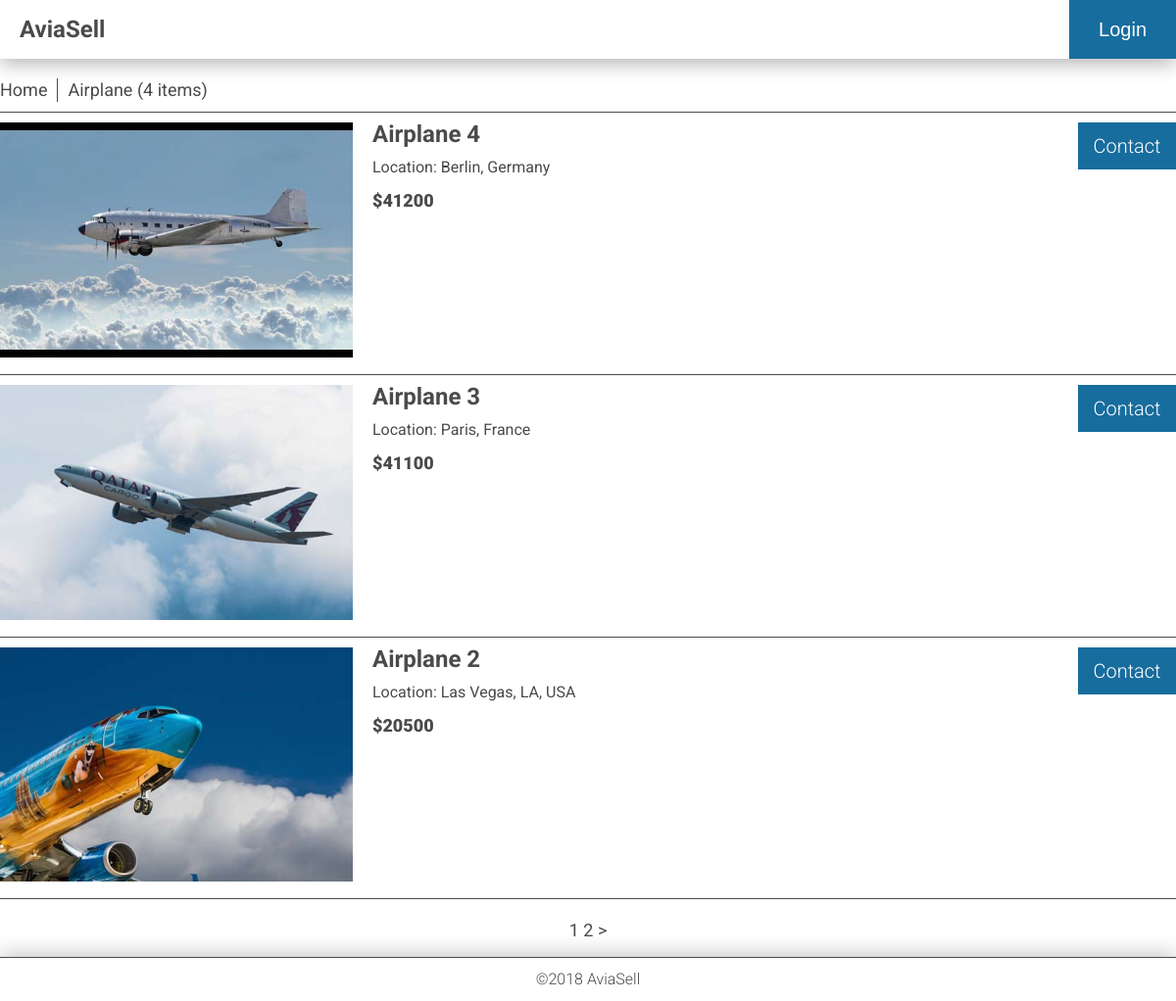
/category/airplane/, run on the app's committed database.
### app/database_setup.py (models this page shows, shortened)
class Category(Base):
    __tablename__ = 'category'
    id = Column(Integer, primary_key=True)
    name = Column(String(250), nullable=False)
    picture = Column(String(250))
    description = Column(String(250))
    slug = Column(String(30), unique=True)

class User(Base):
    __tablename__ = 'user'
    id = Column(Integer, primary_key=True)
    name = Column(String(250), nullable=False)
    email = Column(String(250), nullable=False)
    picture = Column(String(250))

class CategoryItem(Base):
    __tablename__ = 'category_item'
    id = Column(Integer, primary_key=True)
    title = Column(String(80), nullable=False)
    description = Column(Text(), nullable=False)
    location = Column(String(250), nullable=False)
    picture = Column(String(250), nullable=False)
    price = Column(String(32), nullable=False)
    created_date = Column(DateTime, default=datetime.datetime.utcnow)
    category_id = Column(Integer, ForeignKey('category.id'))
    category = relationship(Category)
    user_id = Column(Integer, ForeignKey('user.id'))
    user = relationship(User)

### app/views/category.py (the view)
@webapp.route('/category/<string:category_slug>/', defaults={'page': 1})
@webapp.route('/category/<string:category_slug>/<int:page>')
def getCategoryPage(category_slug, page):
    login_session = AuthController.getSessionData()
    data = ItemController.getPageItems(category_slug, page)
    if not data:
      message = '404 - Category Not Found'
      return render_template('error.html', message=message), 404
    return render_template('category.html',
                           category_slug=category_slug,
                           items=data['items'],
                           category_name=data['category_name'],
                           pages=data['pageCount'],
                           current_page=page,
                           total_items=data['totalItems'],
                           session=login_session)

### app/controllers/authcontroller.py (called while the page is built)
    def getSessionData():
        return login_session

### app/controllers/itemcontroller.py (called while the page is built)
    def getPageItems(category_slug, page):
        try:
            limitPerPage = int(webapp.config['ITEMS_PER_PAGE'])
            result = {}
            category = CategoryModel.getCategoryBySlug(category_slug)
            result['category_name'] = category.name
            totalItems = ItemModel.itemsInCategoryCount(category.id)
            result['totalItems'] = totalItems
            pageCount = math.ceil(totalItems / limitPerPage)
            result['pageCount'] = pageCount
            result['items'] = []
            items = ItemModel.getItemPage(category.id, page, limitPerPage)
            for item in items:
                result['items'].append(
                    (item, UserModel.getUserEmail(item.user_id)))
            return result
        except:
            return False

### app/models/categorymodel.py (called while the page is built)
    def getCategoryBySlug(categorySlug):
        result = session.query(Category).filter_by(slug=categorySlug).one()
        return result

### app/models/itemmodel.py (called while the page is built)
    def getItemPage(category_id, offset, limit):
        if offset == 1:
            offset = 0
        else:
            offset = (offset - 1) * limit
        result = session.query(CategoryItem)\
            .filter_by(category_id=category_id)\
            .order_by(CategoryItem.created_date.desc())\
            .offset(offset)\
            .limit(limit)\
            .all()
        return result

    def itemsInCategoryCount(category_id):
        result = session.query(CategoryItem)\
                        .filter_by(category_id=category_id)\
                        .count()
        return result

### app/models/usermodel.py (called while the page is built)
    def getUserEmail(uid):
        result = session.query(User).filter_by(id=uid).one()
        return result.email

### app/templates/category.html (shortened to what this page needs)
{% extends "base.html" %}
{% block content %}
<div class="container">
    <nav>
        <ul>
            <li>
                <a href="{{ url_for('mainIndex') }}">
                    Home
                </a>
            </li>
            <li>
                {{category_name}}
                ({{total_items}}
                    {% if total_items == 1%}
                    item)
                    {% else %}
                    items)
                    {% endif %}
            </li>
        </ul>
    </nav>
    <ul class="itemsList">
        {% for item, email in items %}
        <li class="item">
            <a href="{{ url_for('readItem', category_slug = category_slug, item_id = item.id, item_name = item.title) }}">
                {% if item.picture %}
                    <img src="{{ url_for('uploaded_file', filename = item.picture) }}"
                         alt="{{ item.title }}">
                    </a>
                {% else %}
                    <img src="{{ url_for('static', filename='images/not-available.svg') }}"
                         alt="Picture is not available">
                    </a>
                {% endif %}
            <div class="itemInfo">
                <h2>
                    <a href="{{ url_for('readItem', category_slug = category_slug, item_id = item.id, item_name = item.title) }}">
                        {{ item.title }}
                    </a>
                </h2>
                <div class="location">
                    Location: {{ item.location }}
                </div>
                <div class="price">
                    {{ item.price }}
                </div>
            </div>
            {% if 'username' in session %}
                <div class="buttons">
                    {% if session['user_id'] == item.user_id %}
                            <div class="button edit">
                                <a href="edit">
                                    Edit
                                </a>
                            </div>
                            <div class="button delete">
                                <a href="{{ url_for('deleteItem', item_id=item.id) }}">
                                    Delete
                                </a>
                            </div>
                    {% else %}
                        <div class="button buy">
                            <a href="mailto:{{ email }}">
                                Contact
                            </a>
                        </div>
                    {% endif %}
                </div>
            {% else %}
                <div class="buttons">
                    <div class="button buy">
                        <a href="{{ url_for('login') }}" onclick="alert('Please login to contact the owner');">
                            Contact
                        </a>
                    </div>
                </div>
            {% endif %}
        </li>
        {% endfor %}
    </ul>
    <div class="pagination">
        {% if pages > 1 %}
            {% for i in range(1, (pages+1)) %}
                {% if current_page == i %}
                    {{i}}
                {% else %}
                    <a href="{{ url_for('getCategoryPage', category_slug = category_slug, page = i) }}">
                      {{i}}
                    </a>
                {% endif %}
            {% endfor %}
        {% endif %}
        {% if current_page < pages %}
            <a href="{{ url_for('getCategoryPage', category_slug = category_slug, page = current_page+1) }}">
                &gt;
            </a>
        {% endif %}
    </div>
</div>
{% endblock %}

### app/static/css/main.css (style rules this page uses)
body,html { margin:0;padding:0;width:100%;height:100% }
embed,img,object,video { margin:0;padding:0;max-width:100% }
body { font-family:Roboto,sans-serif;font-size:16px;line-height:24px;display:-ms-grid;display:grid;-ms-grid-rows:60px auto 60px;grid-template-rows:60px auto 60px;color:#4a4a4a }
li,ul { list-style:none;padding:0;margin:0 }
a { text-decoration:none;color:#4a4a4a }
.container,main { max-width:100% }
.container { margin:20px }
nav { margin:20px 0 0;padding:0 0 10px;color:#4a4a4a;font-size:18px;border-bottom:1px solid #4a4a4a }
nav ul { display:-ms-flexbox;display:flex;-ms-flex-direction:row;flex-direction:row;-ms-flex-wrap:wrap;flex-wrap:wrap }
nav li:first-child { padding:0 10px 0 0 }
nav li { padding:0 10px;border-right:1px solid #4a4a4a }
nav li:last-child { border-right:0 solid #4a4a4a }
.itemsList,.itemsList .item { display:-ms-grid;display:grid }
.itemsList .item { -ms-grid-columns:minmax(100px,30%) auto 100px;grid-template-columns:minmax(100px,30%) auto 100px;padding:10px 0;border-bottom:1px solid #4a4a4a }
.itemsList .item .itemInfo { display:-ms-grid;display:grid;grid-auto-rows:max-content;padding:0 20px;margin:0;color:#4a4a4a }
.itemsList .item .itemInfo h2 { padding:0;margin:0 }
.itemsList .item .itemInfo .location { font-size:16px;padding:10px 0 }
.itemsList .item .itemInfo .price { font-size:18px;font-weight:900 }
.pagination { text-align:center;padding:20px 0 0;font-size:18px;font-weight:400 }
.buttons { display:-ms-grid;display:grid;grid-auto-rows:max-content;grid-gap:10px }
.buttons a { color:#fff }
.buttons .button { display:-ms-grid;display:grid;-ms-flex-align:center;align-items:center;color:#fff;height:48px;border:none;font-size:20px;font-weight:300;text-align:center }
.buttons .buy { background:#176d9e }
@media screen and (min-width:1200px) { .container { width:1200px;margin:0 auto } }

### data on the page
Category: name "Airplane"
User: picture (picture), title "Airplane 4", location "Berlin, Germany", price "$41200", title "Airplane 3", location "Paris, France", price "$41100", title "Airplane 2", location "Las Vegas, LA, USA", price "$20500"

### other printed values
{{ total_items }} "4"
{{ i }} "1"
{{ i }} "2"
